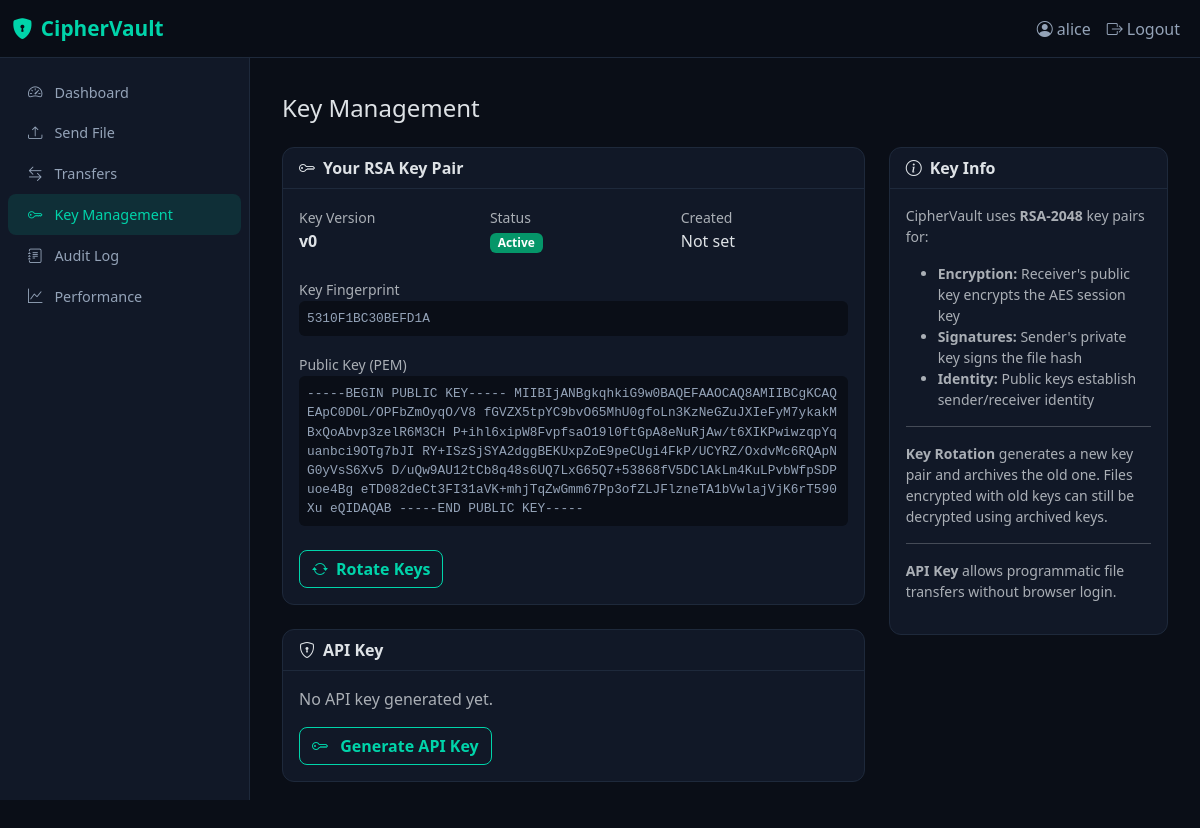
/keys/ (signed in), run on an earlier commit of the app's database.
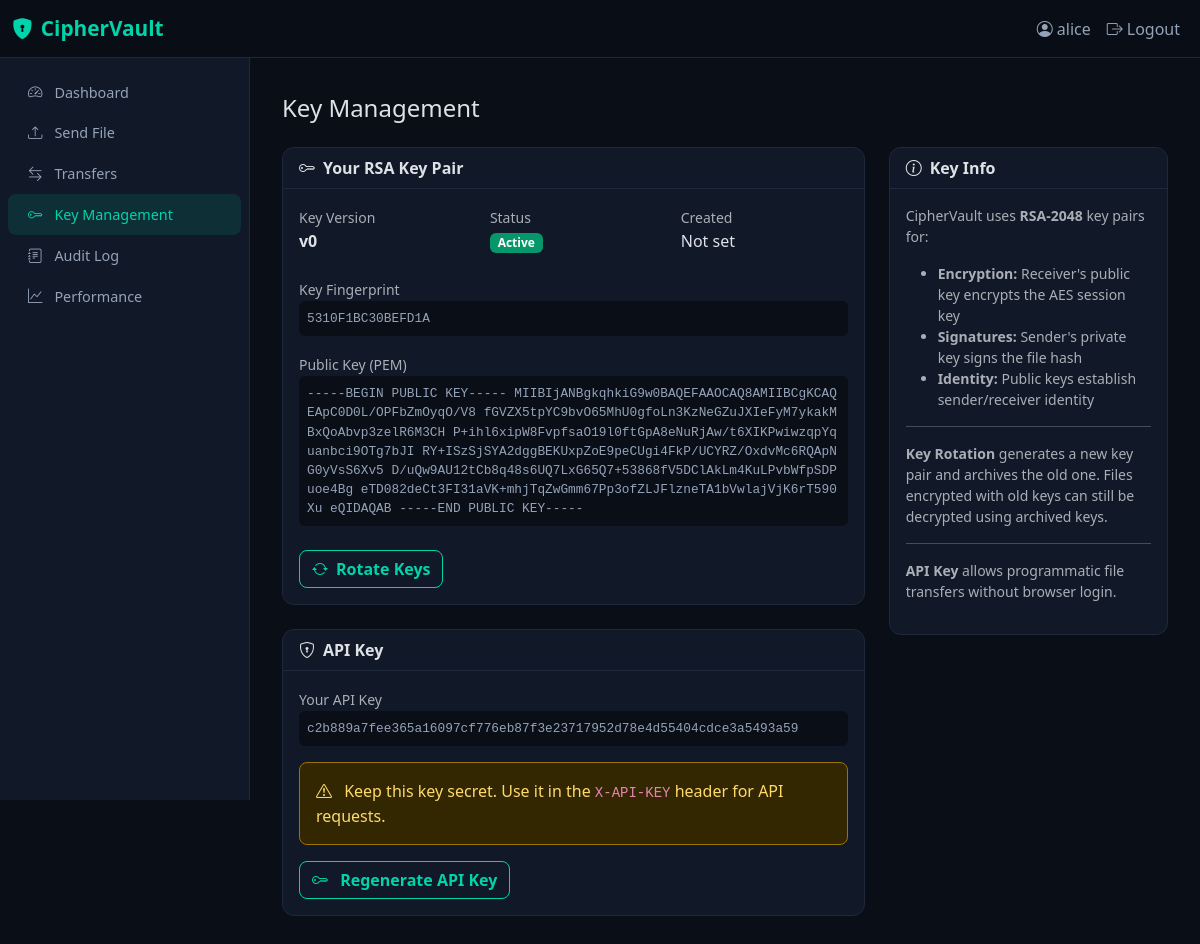
And on a later commit of the database.
### core/models.py (models this page shows, shortened)
class UserProfile(models.Model):
    user = models.OneToOneField(User, on_delete=models.CASCADE, related_name='profile')
    public_key = models.TextField(blank=True, help_text="RSA public key in PEM format")
    key_fingerprint = models.CharField(max_length=64, blank=True)
    key_version = models.PositiveIntegerField(default=0)
    key_created_at = models.DateTimeField(null=True, blank=True)
    api_key = models.CharField(max_length=64, blank=True, unique=True, null=True)
    is_key_revoked = models.BooleanField(default=False)
    created_at = models.DateTimeField(auto_now_add=True)
    updated_at = models.DateTimeField(auto_now=True)
    class Meta:
        ordering = ['-created_at']

### core/views.py (the view, shortened to what this page needs)
# urls.py: path('keys/', views.key_management_view, name='key_management'),
@login_required
def key_management_view(request):
    profile, _ = UserProfile.objects.get_or_create(user=request.user)
    return render(request, 'core/key_management.html', {
        'profile': profile,
    })

### core/templates/core/key_management.html (shortened to what the changed rows need)
{% extends "core/base.html" %}
{% block content %}
<div class="row g-4">
    <div class="col-md-8">
        <div class="card">
            <div class="card-body">
                <div class="row mb-3">
                    <div class="col-md-4">
                        <p class="mb-2"><strong>v{{ profile.key_version }}</strong></p>
                    </div>
                    <div class="col-md-4">
                        <small class="text-muted">Created</small>
                        <p class="mb-2">{{ profile.key_created_at|default:"Not set" }}</p>
                    </div>
                </div>
                <div class="mb-3">
                    <small class="text-muted">Key Fingerprint</small>
                    <div class="hash-display">{{ profile.key_fingerprint|default:"No key generated" }}</div>
                </div>
                {% if profile.public_key %}
                <div class="mb-3">
                    <small class="text-muted">Public Key (PEM)</small>
                    <div class="hash-display" style="max-height: 150px; overflow-y: auto;">
                        {{ profile.public_key }}
                    </div>
                </div>
                {% endif %}
            </div>
        </div>
        <div class="card mt-4">
            <div class="card-body">
                {% if profile.api_key %}
                <div class="mb-3">
                    <small class="text-muted">Your API Key</small>
                    <div class="hash-display">{{ profile.api_key }}</div>
                </div>
                <div class="alert alert-warning mb-3">
                    <i class="bi bi-exclamation-triangle me-2"></i>
                    Keep this key secret. Use it in the <code>X-API-KEY</code> header for API requests.
                </div>
                {% else %}
                <p class="text-muted">No API key generated yet.</p>
                {% endif %}
                <form method="post">
                    <button type="submit" class="btn btn-outline-vault"
                            onclick="return confirm('{% if profile.api_key %}This will replace your existing API key.{% else %}Generate a new API key?{% endif %}')">
                        <i class="bi bi-key me-2"></i>
                        {% if profile.api_key %}Regenerate{% else %}Generate{% endif %} API Key
                    </button>
                </form>
            </div>
        </div>
    </div>
</div>
{% endblock %}

What changed in the data, as far as the page shows it:
changed UserProfile "Not set": api_key (not shown) → "c2b889a7fee365a16097cf776eb87f3e23717952d78e4d55404cdce3a5493a59"
Also different on the page:
text no longer shown: "No API key generated yet. Generate"
text now shown: "Your API Key Keep this key secret. Use it in the X-API-KEY header for API requests. Regenerate"
